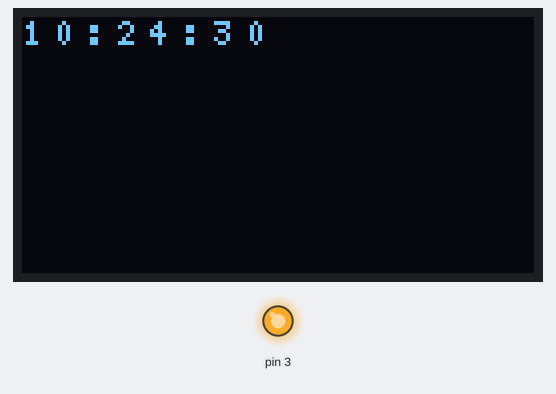
This sketch was run on a simulated Arduino Uno, built with avr-gcc and run on an emulated ATmega328P. On the bench: 128×64 one-colour display, output pins drawn as LEDs (lit = HIGH). The local clock reads 2024-03-15 10:24:30 at power-on unless the sketch sets it.

Above: at 0.6 s.
At 19.4 s:
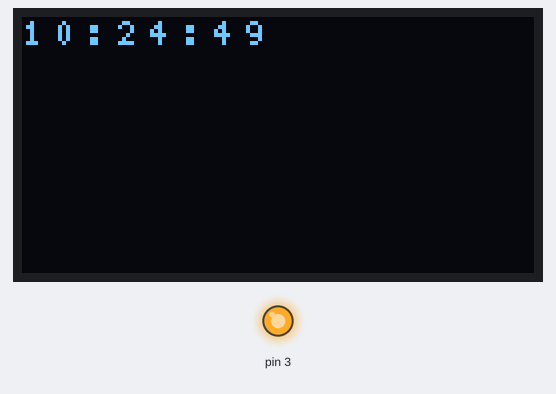
At 24.6 s:
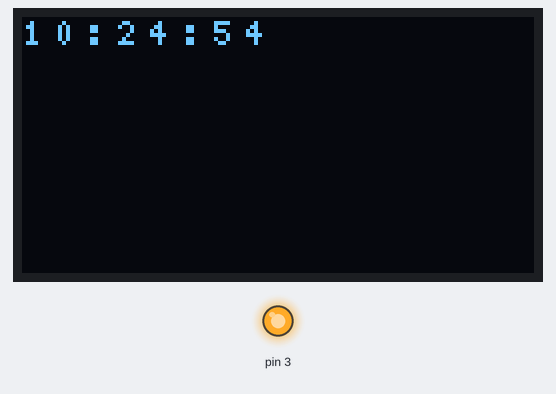
At 27.7 s:
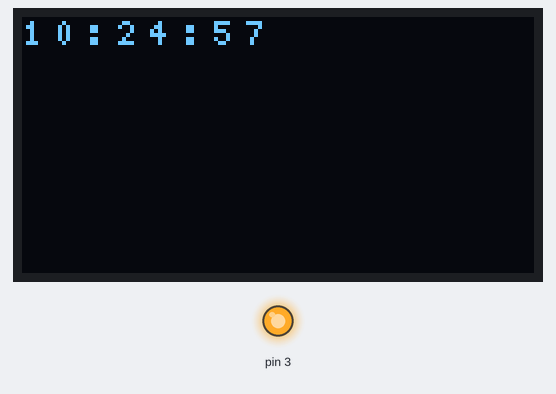
At 38.1 s:
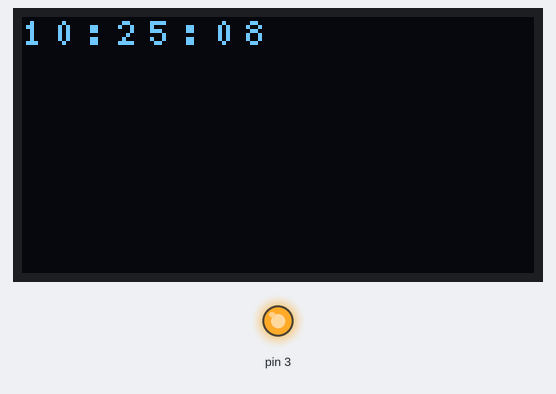

Measured:
- what the display in image 1 shows lasts 1.1 s, from 19.3 s to 20.4 s

The sketch:

orologio-semplice.ino
```cpp
//RTCLib by Adafruit x DS1307
#include "RTClib.h"

#include <U8x8lib.h>
U8X8_SSD1306_128X64_ALT0_HW_I2C oled(U8X8_PIN_NONE);

RTC_DS1307 rtc;

void setup () {
  Serial.begin(9600);

  pinMode(3, OUTPUT);
  digitalWrite(3, LOW);
  delay(500);
  digitalWrite(3, HIGH);
  oled.begin();

  if (! rtc.begin()) {
    Serial.println("Couldn't find RTC");
    Serial.flush();
    abort();
  }

  if (! rtc.isrunning()) {
    Serial.println("RTC is NOT running, let's set the time!");
    // When time needs to be set on a new device, or after a power loss, the
    // following line sets the RTC to the date & time this sketch was compiled
    rtc.adjust(DateTime(F(__DATE__), F(__TIME__)));
    // This line sets the RTC with an explicit date & time, for example to set
    // January 21, 2014 at 3am you would call:
    // rtc.adjust(DateTime(2014, 1, 21, 3, 0, 0));
  }

  // When time needs to be re-set on a previously configured device, the
  // following line sets the RTC to the date & time this sketch was compiled
  // rtc.adjust(DateTime(F(__DATE__), F(__TIME__)));
  // This line sets the RTC with an explicit date & time, for example to set
  // January 21, 2014 at 3am you would call:
  // rtc.adjust(DateTime(2014, 1, 21, 3, 0, 0));
}
char str[3];
void loop () {
  DateTime now = rtc.now();
  oled.setFont(u8x8_font_5x7_f);
  oled.setCursor(0,0);

  sprintf(str, "%02d", now.hour());
  oled.print(str);
  oled.print(':');
  sprintf(str, "%02d", now.minute());
  oled.print(str);
  oled.print(':');
  sprintf(str, "%02d", now.second());
  oled.print(str);
  delay(1000);
}
```
